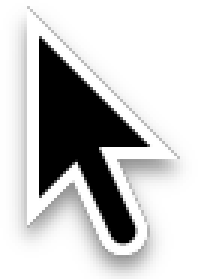
#> input picture presets/ui/cursor.png, 66 x 93 px (shown 3 times larger)
$ python -i thumb.py   (imports and definitions only)
#> lines starting #> are read from the running program, lines starting #| are printed output that depends on the picture
#!/usr/bin/env python3
"""thumb.py — the agent-facing CLI for slopthumb (.thumb.json thumbnail docs).

The LLM authoring loop: edit the doc here (or write the JSON directly), a GUI
instance watching the file hot-reloads it, `render` produces the exact pixels
(it shells out to build/slopthumb.exe so CLI and GUI are byte-identical) and
pushes them to the llm-feed. `lint` runs the research-backed hard gates
(≤N words, no title-word repeat, bottom-right duration corner clear) before a
human ever sees a candidate.

  python tools/thumb.py new t.thumb.json [--brand DIR] [--portrait] [--template NAME] [--blank]
      # auto-finds the gemma brand (walks up for gemma-branding/brand-package) and defaults to
      # its marks layout (a2/b2/thirst) — just fill the text + 2 image src's; --blank = bare bg
  python tools/thumb.py overview t.thumb.json
  python tools/thumb.py set t.thumb.json host x=940 scale=1.1 src="/mnt/f/.../sprite.png"
  python tools/thumb.py add t.thumb.json text id=h1 text="BIG HOOK" style=headline x=360 y=200
  python tools/thumb.py rm t.thumb.json h1     |  order t.thumb.json h1 --to 3
  python tools/thumb.py brand t.thumb.json card1        # one-click branded image (tilt + border + glow)
  python tools/thumb.py render t.thumb.json [--no-feed] [--proof]
  python tools/thumb.py lint t.thumb.json --title "the paired video title"
  python tools/thumb.py snapshot t.thumb.json      # save into history/ (A/B bank)
  python tools/thumb.py variants t.thumb.json      # list sibling docs + history

Values in set/add are parsed as JSON when possible ("12"→12, "true"→True,
'{"px":30}'→object), else kept as strings. Keys with dots descend ("shadow.dx=4").
"""
import argparse, json, os, re, shutil, subprocess, sys, urllib.request

ROOT = os.path.dirname(os.path.dirname(os.path.abspath(__file__)))
EXE = os.path.join(ROOT, "build", "slopthumb.exe")
FEED = "http://localhost:8777"


def load(path):
    with open(path, encoding="utf-8") as f:
        return json.load(f)


# [33 lines left out: functions save, jval, find_layer, set_kv, not called in this run]


FEED_CLI = "/opt/src/llm-feed/feed.py"


# [157 lines left out: functions feed_push, run_exe, find_brand, cmd_new, cmd_overview, cmd_set and 6 more, not called in this run]


def out_paths(docpath):
    base = re.sub(r"\.thumb\.json$", "", docpath)
    return base + ".png", base + "-proof.png", base + ".info.json"


# ── duration-badge simulation (how the thumb reads at small feed sizes) ─────────
# YouTube stamps a ~fixed-pixel duration pill bottom-right; at small display sizes
# (channel list, watch sidebar) it eats a big fraction and can cover the subject's
# face. This renders the thumb at real feed widths with the pill drawn so collisions
# are visible, and `lint` warns when the subject fills that corner.
# real desktop display widths (measured off youtube.com, 2026-07): the duration pill is a
# ~fixed 38x20px on-screen, so its FRACTION shrinks as the thumb grows — rendering the thumb
# too small makes the pill look oversized. home/search ~400px, channel grid ~340px (both give
# a ~9-10% pill), watch sidebar is the genuinely small one.
FEED_WIDTHS = [(400, "home / search"), (340, "channel page"), (210, "watch sidebar")]
PILL_PX = 20          # measured pill height (px); width ≈ text + pad, margin 8px, radius 4, bg rgba(0,0,0,.6)
PROGRESS_PX = 4       # red "resume" progress bar (shown on partially-watched videos)


def _font(size):
    import glob
    from PIL import ImageFont
    for p in glob.glob("/nix/store/*dejavu*/**/DejaVuSans.ttf", recursive=True) + \
             [os.path.join(ROOT, "assets-src", "fonts", "ArchivoBlack-Regular.ttf")]:
        try:
            return ImageFont.truetype(p, size)
        except Exception:
            pass
    return ImageFont.load_default()


def _draw_pill(img, dur, ph=PILL_PX):
    """Draw YouTube's duration pill bottom-right at its measured size (ph≈20px on-screen,
    12px text, 4px pad, 8px margin, radius 4, bg rgba(0,0,0,0.6))."""
    from PIL import ImageDraw
    W, H = img.size
    d = ImageDraw.Draw(img, "RGBA")
    font = _font(round(ph * 0.6))                     # ~12px at ph=20
    tb = d.textbbox((0, 0), dur, font=font); tw = tb[2] - tb[0]
    pw = tw + 8                                        # ~4px padding each side
    m = 8                                             # 8px from the thumb edges
    x1, y1 = W - m, H - m; x0, y0 = x1 - pw, y1 - ph
    d.rounded_rectangle([x0, y0, x1, y1], radius=4, fill=(0, 0, 0, 153))
    d.text((x0 + (pw - tw) // 2 - tb[0], y0 + (ph - (tb[3] - tb[1])) // 2 - tb[1]),
           dur, font=font, fill=(255, 255, 255, 235))


def _draw_progress(img, frac=0.45, ph=PROGRESS_PX):
    """Draw YouTube's red resume-progress bar along the very bottom (gray track + red fill)."""
    from PIL import ImageDraw
    W, H = img.size
    d = ImageDraw.Draw(img, "RGBA")
    d.rectangle([0, H - ph, W, H], fill=(255, 255, 255, 70))          # track
    d.rectangle([0, H - ph, int(W * frac), H], fill=(255, 0, 0, 235))  # watched


def duration_montage(png_path, out_path, dur="12:00"):
    """Thumb at each real feed width with the pill drawn; small cells zoomed to a common
    height so the pill's true proportion (and any face collision) is obvious."""
#> called with png_path = '../presets/ui/cursor.png', out_path = 'out.png', dur = '12:00'
    from PIL import Image, ImageDraw
    base = Image.open(png_path).convert("RGBA")
#> base is the input picture: PIL image 66x93 RGBA; mean R, G, B, A 39.1, 39.1, 39.1, 92.9
    cellH, pad, lbl = 300, 14, 22
    cells = []
    for w, name in FEED_WIDTHS:
        h = round(w * base.height / base.width)
#> h = 564
        t = base.resize((w, h), Image.LANCZOS)
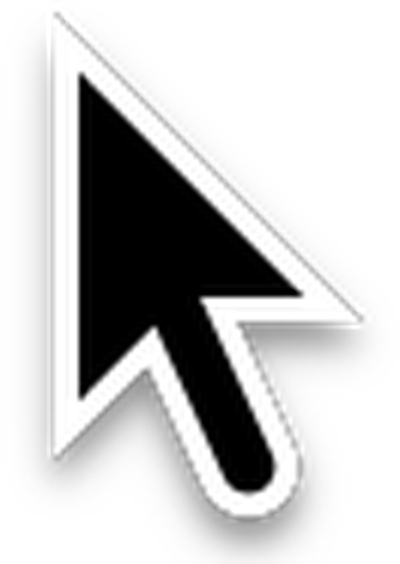
#> t: PIL image 400x564 RGBA; mean R, G, B, A 41.5, 41.5, 41.5, 92.6; transparent parts drawn white
        _draw_pill(t, dur)          # 20px absolute → its real fraction at this display size
#> in _draw_pill, `tb = d.textbbox((0, 0), dur, font=font)`: tb = (0, 3, 35, 12)
#> in _draw_pill, `tw = tb[2] - tb[0]`: tw = 35
#> in _draw_pill, `pw = tw + 8`: pw = 43
#> in _draw_pill, `x0, y0 = (x1 - pw, y1 - ph)`: x0 = 349; y0 = 536
        _draw_progress(t)           # red resume bar
        t = t.resize((round(w * cellH / h), cellH), Image.NEAREST)   # zoom for visibility, proportion kept
#> t: PIL image 213x300 RGBA
        cells.append((t, f"{name} ~{w}px · pill {round(100*PILL_PX/h)}% tall"))
    canvas = Image.new("RGBA", (sum(c[0].width for c in cells) + pad * (len(cells) + 1),
                                cellH + pad * 2 + lbl), (18, 18, 22, 255))
    d = ImageDraw.Draw(canvas); f = _font(14); x = pad
    for img, label in cells:
        canvas.paste(img, (x, pad + lbl), img)
        d.text((x + 2, pad), label, font=f, fill=(205, 205, 215, 255))
        x += img.width + pad
#> this loop made 3 passes
#> (label, x) on passes 1 to 3: ('home / search ~400px · pill 4% tall', 241), ('channel page ~340px · pill 4% tall', 468), ('watch sidebar ~210px · pill 7% tall', 695)
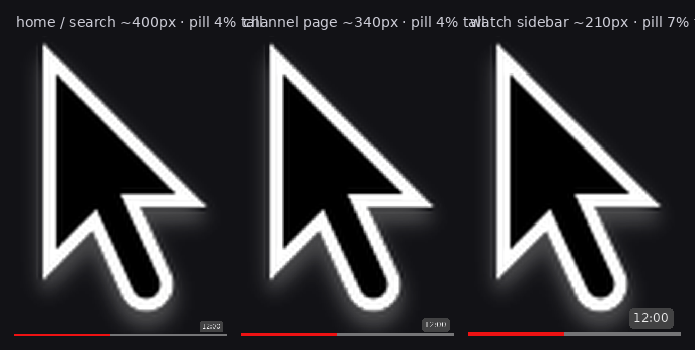
#> canvas: PIL image 695x350 RGBA; mean R, G, B, A 45.4, 44.6, 47.5, 248.9; transparent parts drawn white
#> after the loop, x = 695
    canvas.convert("RGB").save(out_path)
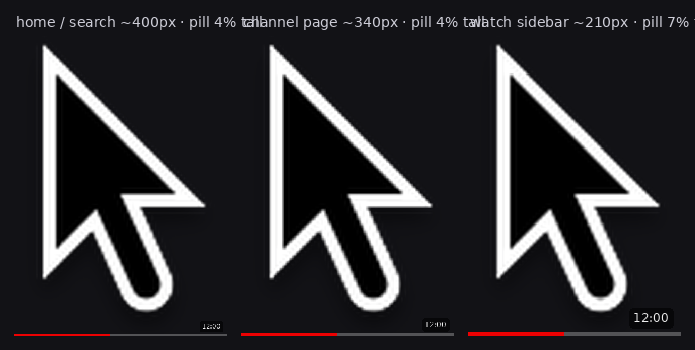
#> saved as out.png: PIL image 695x350 RGB; mean R, G, B 45.4, 44.6, 47.5
    return out_path


# [18 lines left out: function cmd_render, not called in this run]


STOPWORDS = {"the", "a", "an", "of", "to", "in", "and", "or", "is", "it", "that", "this", "for", "on", "with", "how", "why", "what"}


# [121 lines left out: functions cmd_lint, cmd_snapshot, cmd_variants, main, not called in this run]


# [2 lines not run here, left out]

>>> result = duration_montage('../presets/ui/cursor.png', 'out.png')
